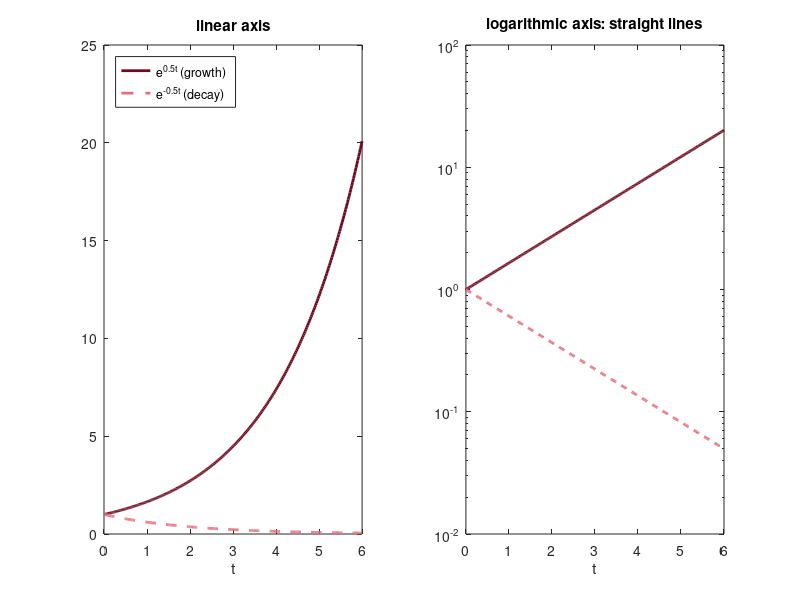

MATLAB code for this plot:
% Fig. 3.8: Exponential growth and decay (book, Section 3.2, Eq. 3.15 and 3.16)
% x(t) = e^(0.5 t) and x(t) = e^(-0.5 t); left linear, right logarithmic axis (where both become straight lines)
% (c) 2026 Philipp Kügler · Program for the book "Dynamical Systems in the Life Sciences" · MIT License (see LICENSE)
t = linspace(0, 6, 300);
for i = 1:2
    subplot(1, 2, i);
    if i == 1
        plot(t, exp(0.5 * t), 'Color', [0.43 0.04 0.12], 'LineWidth', 2); hold on
        plot(t, exp(-0.5 * t), '--', 'Color', [0.89 0.44 0.49], 'LineWidth', 2); hold off
        title('linear axis'); legend('e^{0.5t} (growth)', 'e^{-0.5t} (decay)', 'Location', 'northwest');
    else
        semilogy(t, exp(0.5 * t), 'Color', [0.43 0.04 0.12], 'LineWidth', 2); hold on
        semilogy(t, exp(-0.5 * t), '--', 'Color', [0.89 0.44 0.49], 'LineWidth', 2); hold off
        title('logarithmic axis: straight lines');
    end
    xlabel('t');
end
fprintf('doubling time ln(2)/0.5 = %.4f,  half-life = %.4f\n', log(2) / 0.5, log(2) / 0.5);
